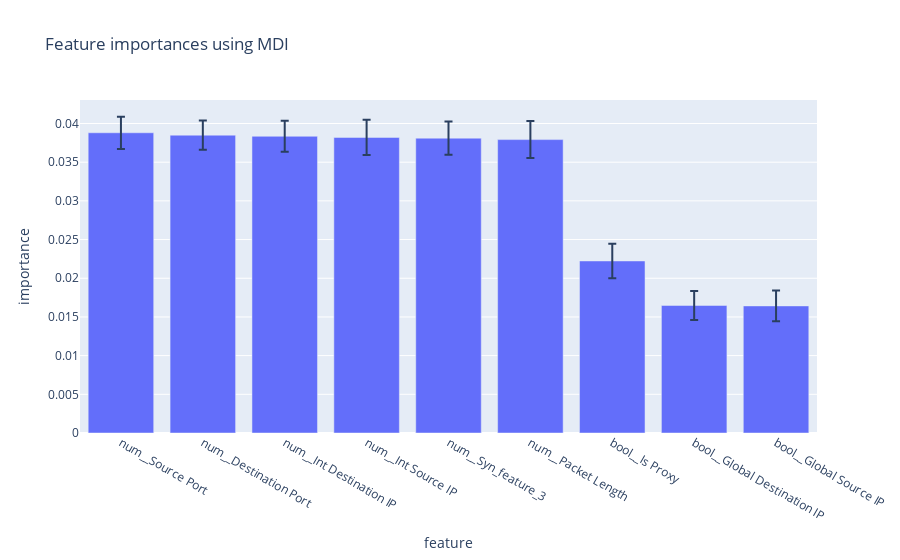

The code cell stored with this chart in its notebook:
### Markdown cell above
### Feature Importance

### Code cell
importances = mer_model.named_steps['classifier'].feature_importances_
std = np.std([tree.feature_importances_ for tree in mer_model.named_steps['classifier'].estimators_], axis=0)
feature_names = [f"{x}" for x in mer_model.named_steps["preprocessor"].get_feature_names_out()]
forest_importances = pd.DataFrame({"feature": feature_names, "importance": importances, "std": std}).sort_values("importance", ascending=False)
fig = px.bar(forest_importances[forest_importances["importance"] > 0.01],x="feature",y="importance", error_y="std", title="Feature importances using MDI")
fig.show()

### Figure 1 — Plotly figure (JSON) as saved in the notebook; plotly's stock layout.template omitted (floating-point values rounded to 4 significant figures)
{"data": [{"error_y": {"array": [0.002085, 0.001881, 0.002012, 0.002277, 0.002143, 0.002393, 0.002222, 0.001878, 0.001992]}, "hovertemplate": "feature=%{x}<br>importance=%{y}<extra></extra>", "legendgroup": "", "marker": {"color": "#636efa", "pattern": {"shape": ""}}, "name": "", "orientation": "v", "showlegend": false, "textposition": "auto", "type": "bar", "x": ["num__Source Port", "num__Destination Port", "num__Int Destination IP", "num__Int Source IP", "num__Syn_feature_3", "num__Packet Length", "bool__Is Proxy", "bool__Global Destination IP", "bool__Global Source IP"], "xaxis": "x", "y": [0.0388, 0.03849, 0.03835, 0.0382, 0.0381, 0.03792, 0.02223, 0.01648, 0.01642], "yaxis": "y"}], "layout": {"barmode": "relative", "legend": {"tracegroupgap": 0}, "title": {"text": "Feature importances using MDI"}, "xaxis": {"anchor": "y", "domain": [0, 1], "title": {"text": "feature"}}, "yaxis": {"anchor": "x", "domain": [0, 1], "title": {"text": "importance"}}}}
